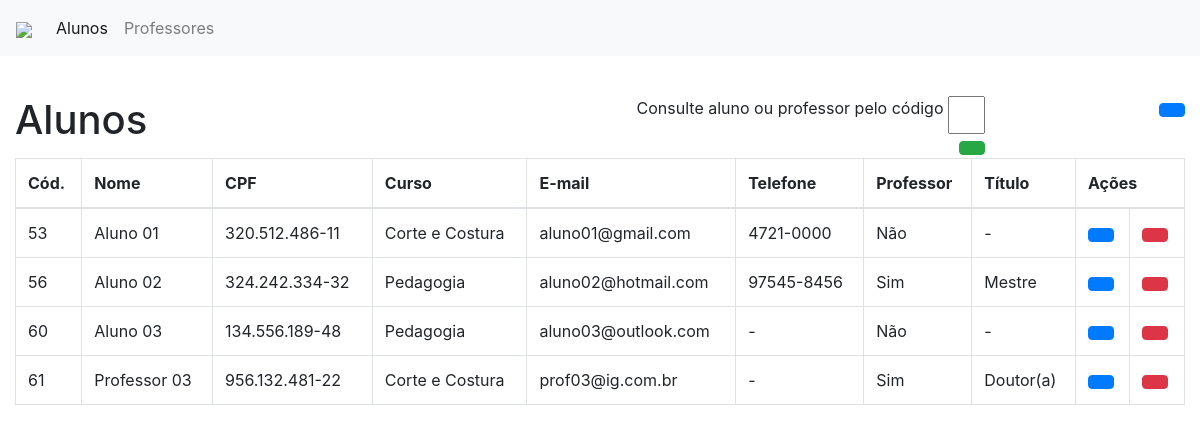
The page / on the database its author committed.
### tables this page shows
CREATE TABLE `pessoas` (
  `id` int(4) NOT NULL,
  `nome` varchar(255) NOT NULL,
  `cpf` varchar(20) NOT NULL,
  `flg_aluno` tinyint(1) NOT NULL DEFAULT 0,
  `id_curso` int(10) DEFAULT NULL,
  `email` varchar(255) NOT NULL,
  `flg_prof` tinyint(1) NOT NULL DEFAULT 0,
  `id_titulo` int(4) DEFAULT NULL,
  `telefone` varchar(255) DEFAULT NULL,
  `tipo_tel` varchar(50) DEFAULT NULL
);

CREATE TABLE `cursos` (
  `id_curso` int(4) NOT NULL,
  `nm_curso` varchar(255) NOT NULL
);

CREATE TABLE `titulos` (
  `id_titulo` int(4) NOT NULL,
  `nm_titulo` varchar(100) NOT NULL
);

### model/Conexao.php (called while the page is built, shortened)
<?php
class Conexao {
    public static function get_connect(){
        $connect = mysqli_connect('localhost', 'root', '', 'crud_ubc');
        return $connect;
    }
}
?>

### model/Manager.php (called while the page is built, shortened)
<?php
class Manager extends Conexao {
    public function listaAlunos(){
        $query = "select p.*, c.nm_curso as nome_curso, t.nm_titulo as nome_titulo
        from pessoas as p
        join cursos as c on p.id_curso = c.id_curso
        left join titulos as t on p.id_titulo = t.id_titulo
        where flg_aluno = 1";
        return mysqli_query(parent::get_connect(), $query);
    }
}
?>

### index.php (the view, shortened to what this page needs)
<?php
    include_once 'model/Conexao.php';
    include_once 'model/Manager.php';
    $manager = new Manager();
?>
<!doctype html>
<html lang="pt-BR">
<head>
    <?php include_once 'view/head.php' ?>
</head>
<body>
    <nav class="navbar navbar-expand-lg navbar-light bg-light">
        <a class="navbar-brand" href="#">
            <img src="https://brazcubas.br/wp-content/uploads/2019/02/logo_educacao_colorido-2.svg" width="200" />
        </a>
        <div class="collapse navbar-collapse" id="navbarSupportedContent">
            <ul class="navbar-nav mr-auto">
                <li class="nav-item active">
                    <a class="nav-link" href="#">Alunos</a>
                </li>
                <li class="nav-item">
                    <a class="nav-link" href="view/telaProfessor.php">Professores</a>
                </li>
            </ul>
        </div>
    </nav>
    <p>&nbsp;</p>
    <div class="container">
        <div class="row">
            <div class="col-12">
                <div class="row">
                    <div class="col-6">
                        <h1>Alunos</h1>
                    </div>
                    <div class="col-4 text-right">
                        <form action="view/resultadoPesquisa.php" method="POST">
                            <label for="idPesquisa">Consulte aluno ou professor pelo código</label>
                            <input type="text" name="idPesquisa" id="idPesquisa">
                            <button type="submit" class="btn btn-success"><span class="oi oi-magnifying-glass"></span></button>
                        </form>
                    </div>
                    <div class="col-2 text-right">
                        <a href="view/novoAluno.php" class="btn btn-primary">
                        </a>
                    </div>
                </div>
                <?php $consultaAlunos = $manager->listaAlunos();
                if(mysqli_num_rows($consultaAlunos) > 0){ ?>
                <div class="table-responsive">
                    <table class="table table-bordered">
                        <thead>
                            <tr>
                                <th scope="col">Cód.</th>
                                <th scope="col">Nome</th>
                                <th scope="col">CPF</th>
                                <th scope="col">Curso</th>
                                <th scope="col">E-mail</th>
                                <th scope="col">Telefone</th>
                                <th scope="col">Professor</th>
                                <th scope="col">Título</th>
                                <th scope="col" colspan="2">Ações</th>
                            </tr>
                        </thead>
                        <tbody>
                            <?php foreach($consultaAlunos as $aluno) : ?>
                            <tr>
                                <td><?php echo $aluno['id']; ?></th>
                                <td><?php echo $aluno['nome']; ?></td>
                                <td><?php echo $aluno['cpf']; ?></td>
                                <td><?php echo $aluno['nome_curso']; ?></td>
                                <td><?php echo $aluno['email']; ?></td>
                                <td><?php if($aluno['telefone']==""){
                                    echo '-';
                                } else {
                                    echo $aluno['telefone'];
                                } ?></td>
                                <td><?php if($aluno['flg_prof']==1){
                                    echo 'Sim';
                                } else {
                                    echo 'Não';
                                }
                                ?></td>
                                <td><?php if($aluno['id_titulo']==0){
                                    echo '-';
                                } else {
                                    echo $aluno['nome_titulo'];
                                } ?></td>
                                <td>
                                    <form action="view/editarAluno.php" method="POST">
                                        <button type="submit" class="btn btn-primary"><span class="oi oi-pencil" title="Editar" aria-hidden="true"></span></button>
                                    </form>
                                </td>
                                <td>
                                    <form action="controller/deletePessoas.php" method="POST" onclick="return confirm('Tem certeza que deseja excluir?');">
                                        <button type="submit" class="btn btn-danger"><span class="oi oi-trash"></span></button>
                                    </form>
                                </td>
                            </tr>
                            <?php endforeach;
                            } ?>
                        </tbody>
                    </table>
                </div>
            </div>
        </div>
    </div>
</body>
</html>

### view/head.php (shortened to what this page needs)
<link rel="stylesheet" href="https://stackpath.bootstrapcdn.com/bootstrap/4.3.1/css/bootstrap.min.css"
>
<link rel="stylesheet"
    href="https://cdnjs.cloudflare.com/ajax/libs/open-iconic/1.1.1/font/css/open-iconic-bootstrap.min.css"
 />

### view/head.php (style rules this page uses)
.container { max-width: 1280px; }
#idPesquisa { width: 10%; height: 38px; vertical-align: top; text-align: center; }

### rows shown on the page
pessoas: id "53", nome "Aluno 01", cpf "320.512.486-11", id_curso.nm_curso "Corte e Costura", email "aluno01@gmail.com", telefone "4721-0000", flg_prof "Não"
pessoas: id "56", nome "Aluno 02", cpf "324.242.334-32", id_curso.nm_curso "Pedagogia", email "aluno02@hotmail.com", telefone "97545-8456", flg_prof "Sim", id_titulo.nm_titulo "Mestre"
pessoas: id "60", nome "Aluno 03", cpf "134.556.189-48", id_curso.nm_curso "Pedagogia", email "aluno03@outlook.com", flg_prof "Não"
pessoas: id "61", nome "Professor 03", cpf "956.132.481-22", id_curso.nm_curso "Corte e Costura", email "prof03@ig.com.br", flg_prof "Sim", id_titulo.nm_titulo "Doutor(a)"
